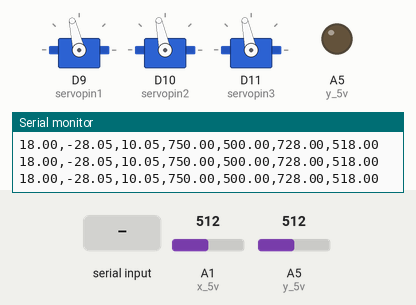
A sketch run on a simulated Arduino Due. Parts: 3 × servo, output pins drawn as LEDs (lit = HIGH), the last lines printed to the serial monitor. The inputs (shaded band) are chosen by the test bench; at power-on: A1 (x_5v) = 512, A5 (y_5v) = 512 (analog values on the 0–1023 scale).

Above: at 0.4 s.
At 1.2 s:
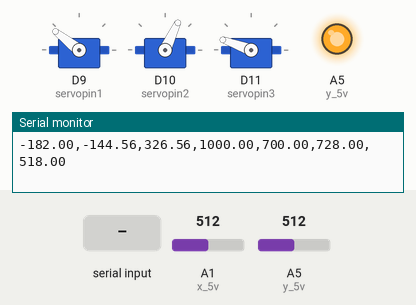
Timing chart, 0 to 1.1 s (numbered marks = the images above; inputs shaded):
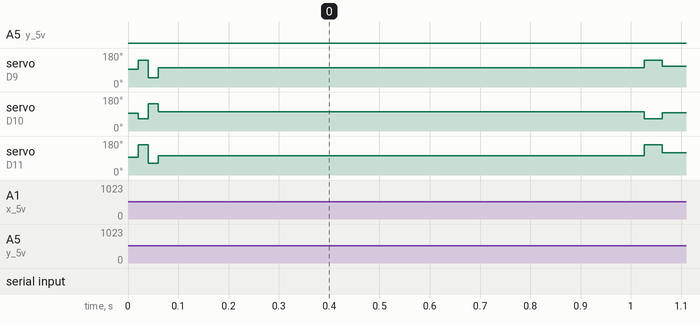

The sketch:

PID_Arduino.ino
```cpp
// -------------------- Import Libraries --------------------
#include <Servo.h>
#include <inttypes.h>
#include <stdlib.h>
// -------------------- End Libraries --------------------


// -------------------- Running Median Class --------------------
template <typename T, uint8_t N, T default_value> class FastRunningMedian
{
  public:
    // ---------- Constructor ----------
    FastRunningMedian()
    {
      _buffer_ptr = N;
      _window_size = N;
      _median_ptr = N/2;

      // Init buffers
      uint8_t i = _window_size;
      while( i > 0 ) {
        i--;
        _inbuffer[i] = default_value;
        _sortbuffer[i] = default_value;
      }
    };
    // ---------- End Constructor ----------

    // ---------- Get Median ----------
    T getMedian() { return _sortbuffer[_median_ptr];}
    // ---------- End Get Median ----------

    // ---------- Add Value ----------
    void addValue(T new_value)
    {
      if (_buffer_ptr == 0)
        _buffer_ptr = _window_size;

      _buffer_ptr--;

      T old_value = _inbuffer[_buffer_ptr]; // retrieve the old value to be replaced
      if (new_value == old_value)       // if the value is unchanged, do nothing
        return;

      _inbuffer[_buffer_ptr] = new_value;  // fill the new value in the cyclic buffer

      uint8_t i = _window_size;
      while(i > 0)
      {
        i--;
        if (old_value == _sortbuffer[i])
          break;
      }

      _sortbuffer[i] = new_value; // replace the value

      if (new_value > old_value)
      {
        for(uint8_t p=i, q=i+1; q < _window_size; p++, q++)
        {
          if (_sortbuffer[p] > _sortbuffer[q])
          {
            T tmp = _sortbuffer[p];
            _sortbuffer[p] = _sortbuffer[q];
            _sortbuffer[q] = tmp;
          }
          else return;
        }
      }
      else
      {
        for(int p=i-1, q=i; q > 0; p--, q--)
        {
          if (_sortbuffer[p] > _sortbuffer[q])
          {
            T tmp = _sortbuffer[p];
            _sortbuffer[p] = _sortbuffer[q];
            _sortbuffer[q] = tmp;
          }
          else return;
        }
      }
    }
    // ---------- End Add Value ----------

  private:
    uint8_t _buffer_ptr;
    uint8_t _window_size;
    uint8_t _median_ptr;
    T _inbuffer[N];
    T _sortbuffer[N];
};
// -------------------- End Running Median Class --------------------


// -------------------- Objects --------------------
Servo servo1; //servo on y axis
Servo servo2; // lower right servo
Servo servo3; // lower left servo
FastRunningMedian<unsigned int,100, 0> xValMedian;
FastRunningMedian<unsigned int,100, 0> yValMedian;
// -------------------- End Objects --------------------


// -------------------- Constants --------------------
// -- Working Constants: --
#define outMin -400//-200
#define outMax 600//400
#define r3 1.73205 // square root of 3

// -- Touchscreen Pins: --
#define x_5v A1
#define x_gnd A2
#define y_5v A5
#define y_gnd A4

// -- Servo Pins: --
#define servopin1 9
#define servopin2 10
#define servopin3 11
// -------------------- End Constants --------------------


// -------------------- Variables --------------------
// -- Position Vars: --
double xO, yO; //setpoint
double xCor, yCor; //read from touchscreen
double xI, yI; //actual (median filtered)
double lastXI = 0, lastYI = 0;

// -- Error Vars: --
double error[3];//holds current errror
double lastError[3] = {0,0,0};
double lastLastError[3] = {0,0,0};

// ----- Output Vars: -----
double output[3]; //Hold actual output

// -- Computations Vars: --
double ITerm[3] = {0,0,0};
double lastDVal[3] = {0,0,0};
double lastLastDVal[3] = {0,0,0};
unsigned long now, deltaT, lastT;

// -- Tunings Vars: --
double setkp[3] = {0.3,0.5,0.5};
double setki[3] = {0.1,0.15,0.15};
double setkd[3] = {0.1,0.14,0.14};
double setka[3] = {1,1,1};
double aggkp[3] = {0.7,0.9,0.9};
double aggki[3] = {0.02,0.02,0.02};
double aggkd[3] = {0.1,0.1,0.1};
double aggka[3] = {0,0,0};
double kp[3], ki[3], kd[3], ka[3]; // working tunings
int compT; //computation time in ms

// -- Control Vars: --
bool aggTuningSet = false, compute_bool = true,
  computeDone = true, setpointChange = false;
char controlByte = '1';
int servo1Rotate, servo2Rotate, servo3Rotate;
int auxTimeCount = 0, methodCount = 0;
int squareCoor[4][2] = {{1000,700}, {1000,300}, {500,300}, {500,700}};
int circleCoor[73][2] = {{950,500}, {949,517}, {947,535},
                        {943,552}, {938,568}, {931,584}, {923,600}, {914,615},
                        {903,629}, {891,641}, {879,653}, {865,664}, {850,673},
                        {835,681}, {819,688}, {802,693}, {785,697}, {768,699},
                        {750,700}, {733,699}, {715,697}, {698,693}, {666,681},
                        {650,673}, {635,664}, {622,653}, {609,642}, {597,629},
                        {586,615}, {577,600}, {569,585}, {562,569}, {557,552},
                        {553,535}, {551,518}, {550,500}, {551,483}, {553,466},
                        {557,449}, {562,432}, {569,416}, {577,400}, {586,386},
                        {597,372}, {608,359}, {621,347}, {635,336}, {650,327},
                        {665,319}, {681,312}, {698,307}, {715,303}, {732,301},
                        {750,300}, {767,301}, {784,303}, {801,307}, {818,312},
                        {834,319}, {850,327}, {864,336}, {878,346}, {891,358},
                        {903,371}, {913,385}, {923,399}, {931,415}, {938,431},
                        {943,448}, {947,465}, {949,482}, {950,499}, {949,517}};
// -------------------- End Variables --------------------


// -------------------- Begin Setup --------------------
void setup()
{
  Serial.begin(115200); //Begin serial communications
  analogReadResolution(12); // Read touch screen using Due's 12bit ADC

  // ---------- Servos ----------
  // attach servo to pwn pins:
  servo1.attach(servopin1);
  servo2.attach(servopin2);
  servo3.attach(servopin3);
  // level the servos:
  servo1.write(1500);
  servo2.write(1500);
  servo3.write(1500);
  // ---------- End Servos ----------

  // ---------- PID Init ----------
  //  These values can be initially set or set in real time
  xO =750;
  yO = 500;
  compT = 10;
  setPIDTunings(false);
  // ---------- End PID Init ----------
}
// -------------------- End Setup --------------------


// -------------------- Begin Main Loop --------------------
void loop()
{
  readTouchData();

  // if control byte calls for PID calculations, do so:
  if(compute_bool)
  {
    if(controlPID())
    {
      writeServos();
      computeDone = true;
    }
  }

  // This block runs once per compT, after PID is calculated:
  if(computeDone)
  {
    sendCoordinates();
    recieveSerial();

    switch(controlByte)
    {
      case('1'): // Setpoints make a square
        auxTimeCount++;
        if(auxTimeCount > 100)
        {
          corners(); // changes setpoint
          auxTimeCount = 0;
          setpointChange = true;
        }
        else setpointChange = false;
        break;

      case('2'): // Setpoints make a circle
        auxTimeCount++;
        if(auxTimeCount > 2)
        {
          circle(); //changes setpoint
          auxTimeCount = 0;
          setpointChange = true;
        }
        else setpointChange = false;
        break;

      case('5'):
        rotate();
        break;

      default:
        break;
    }
    computeDone = false;
  }
}
// -------------------- End Main Loop --------------------


// -------------------- PID Methods --------------------
// ---------- Control PID ----------
// Main control function that calls and controls
// PID algorithm, returns true if PID was recalculated
bool controlPID()
{
  // check the elapsed time since last compute:
  now = millis(); // current time
  deltaT = now - lastT; // last compute time

  if(deltaT >= compT) // if compT time has elapsed
  {
    for(int i=0; i<3; i++) // for each servo
    {
      readTouchData(); // continue checking touchscreen
      getCoordinates(); // get coordinate from median filter
      readTouchData();
      getError(i); // finds error values
      readTouchData();
      computePID(i); // computes output from PID algorithm
      readTouchData();
      limitOutput(i); // limit the output
    }
    lastT = now; //keep track of last compute time
    return true; //PID was calculated
  }
  else return false; //PID wasn't calculated
}
// ---------- End Control PID ----------

// ---------- Compute PID ----------
// PID algorithm that calculates the output
// for each servo
void computePID(int i)
{

  // to mitigate touchscreen errors, make sure current
  // error is within 10 of last error. If not, ignore it.
  if(controlByte == '0' || setpointChange)
    if(abs(error[i] - lastError[i]) > 10) error[i] = lastError[i];

  // calculate each PID term individually:
  double PTerm = error[i] * kp[i];
  ITerm[i] += (ki[i] * error[i]);
  double DVal = (error[i] - lastError[i]);
  double DTerm = kd[i] * (((5*DVal) + (3*lastDVal[i]) + (2*lastLastDVal[i]))/10.0);
  double ATerm = ka[i] * (((DVal - lastDVal[i]) + (lastDVal[i] - lastLastDVal[i]))/2.0);

  // Calculate Output:
  output[i] = PTerm + ITerm[i] + DTerm + ATerm;

  // save some calculations for later:
  lastError[i] = error[i];
  lastLastDVal[i] = lastDVal[i];
  lastDVal[i] = DVal;
}
// ---------- End Compute PID ----------

// ---------- Limit Output ----------
// Limits output from Compute PID to keep
// servo output within user defined bounds
void limitOutput(int i)
{
  if(output[i] > outMax) output[i] = outMax;
  else if(output[i] < outMin) output[i] = outMin;
  if(ITerm[i] > outMax) ITerm[i] = outMax;
  else if(ITerm[i] < outMin) ITerm[i] = outMin;
}
// ---------- End Limit Output ----------

// ---------- Get Error ----------
//  Computes the difference in the current
//  position and the perpendicular line of
//  action for each servo
void getError(int i)
{
  if (i == 0) // for servo1: (on y axis)
    error[0] = (yI - yO);

  if (i == 1) // for servo2 (120deg CW from servo1)
    error[1] = (r3*(xI - xO) + (yO-yI))/2.0;

  if (i == 2) // for servo3 (120deg CCW from servo1)
    error[2] = (r3*(xO - xI) + (yO-yI))/2.0;
}
// ---------- End Get Error ----------

// ---------- Set PID Parameters ----------
//  Because compute time is variable, this
//  method normalizes PID tunings against time
//  You can also select aggressive or standard tunings
//  by passing in a boolean variable (true = aggressive)
void setPIDTunings(bool aggressive)
{
  if(!aggressive)
    for(int i = 0; i < 3; i++)
    {
      kp[i] = setkp[i];
      kd[i] = setkd[i] / (compT/1000.0);
      ki[i] = setki[i] * (compT/1000.0);
      ka[i] = setka[i] * (compT/1000.0);
    }
  else
    for(int i = 0; i < 3; i++)
    {
      kp[i] = setkp[i];
      kd[i] = setkd[i] / (compT/1000.0);
      ki[i] = setki[i] * (compT/1000.0);
      ka[i] = setka[i] * (compT/1000.0);
    }
}
// ---------- End Set Parameters ----------

// ---------- Write Servos ----------
// This method sends the PID output to the Servos
void writeServos()
{
  servo1.write(1610 - output[0]);
  servo2.write(1610 + output[1]);
  servo3.write(1590 + output[2]);
}
// ---------- End Write Servos ----------
// -------------------- End PID Methods --------------------


// -------------------- Touchscreen Methods --------------------
// ---------- Read Touch Data ----------
//  Reads the position from the 4 wire touchscreen
//  and maps it to a 1500x1000 coordinate system
void readTouchData()
{
  //read x-position
  pinMode(x_5v,  OUTPUT);
  pinMode(x_gnd,  OUTPUT);
  pinMode(y_5v,  INPUT);
  pinMode(y_gnd,  INPUT);
  digitalWrite(x_5v, HIGH);
  digitalWrite(x_gnd, LOW);
  xCor = map(analogRead(y_5v), 400, 3600, 1500, 0 );

  //read y-position
  pinMode(x_5v,  INPUT);
  pinMode(x_gnd,  INPUT);
  pinMode(y_5v,  OUTPUT);
  pinMode(y_gnd,  OUTPUT);
  digitalWrite(y_5v, HIGH);
  digitalWrite(y_gnd, LOW);
  yCor = map(analogRead(x_5v), 700, 3300, 0, 1000);

  xValMedian.addValue(xCor);
  yValMedian.addValue(yCor);
}
// ---------- End Read Touch Data ----------

// ---------- Get Coordinates ----------
// gets coordinate value from median filter
void getCoordinates()
{
  xI = xValMedian.getMedian();
  yI = yValMedian.getMedian();
}
// ---------- End Get Coordinates ----------
// -------------------- End Touchscreen Methods --------------------


// -------------------- Auxilary Methods --------------------
// ---------- Send Coordinates ----------
// Sends errors, setpoint, and actual position
// to the python frontend to be displayed
void sendCoordinates()
{
  SerialUSB.print(error[0]);
  SerialUSB.print(",");
  SerialUSB.print(error[1]);
  SerialUSB.print(",");
  SerialUSB.print(error[2]);
  SerialUSB.print(",");
  SerialUSB.print(xO);
  SerialUSB.print(",");
  SerialUSB.print(yO);
  SerialUSB.print(",");
  SerialUSB.print(xI);
  SerialUSB.print(",");
  SerialUSB.println(yI);
}
// ---------- End Send Coordinates ----------

// ---------- Recieve Serial ----------
//  For the front end to communicate with
//  the machine, instructional bytes will
//  be sent and recieved with this message
bool recieveSerial()
{
  if(Serial.available() > 0)
  {
    int incomingByte = Serial.read();
    controlByte = (char)incomingByte;
    Serial.println(controlByte);
    switchOnce();
    return true;
  }
  else return false;
}
// ---------- End Recieve Serial ----------

// ---------- Tuning Switch ----------
//  If there was a new instruction recieved
//  from the front end, change actions
void switchOnce()
{
  int tempVar = 0;
  switch(controlByte)
  {
    case('P'): // change setkp
      tempVar = Serial.read();
      setkp[0] = (tempVar - 48)*0.1;
      setkp[1] = (tempVar - 48)*0.1;
      setkp[2] = (tempVar - 48)*0.1;
      controlByte = '0';
      xO = 750;
      yO = 500;
      setPIDTunings(true);
      compute_bool = true;
      break;

    case('I'): // change setki
      tempVar = Serial.read();
      setki[0] = (tempVar - 48)*0.01;
      setki[1] = (tempVar - 48)*0.01;
      setki[2] = (tempVar - 48)*0.01;
      controlByte = '0';
      xO = 750;
      yO = 500;
      setPIDTunings(true);
      compute_bool = true;
      break;

    case('D'): //change setkd
      tempVar = Serial.read();
      setkd[0] = (tempVar - 45)*0.01;
      setkd[1] = (tempVar - 43)*0.01;
      setkd[2] = (tempVar - 43)*0.01;
      controlByte = '0';
      xO = 750;
      yO = 500;
      setPIDTunings(true);
      compute_bool = true;
      break;

    case('0'): // centers ball
      xO = 750;
      yI = 500;
    case('1'): // makes ball go in a square
    case('2'): // makes ball go in circles
      compute_bool = true;
      break;

    case('5'): // rotates platform
      compute_bool = false;
      servo1Rotate = 1500;
      servo2Rotate = 1900;
      servo3Rotate = 1100;
      break;

    case('3'): // raises the platform
      servo1.write(1100);
      servo2.write(1900);
      servo3.write(1900);
      compute_bool = false;
      break;

    case('4'): // lowers the platform
      servo1.write(1900);
      servo2.write(1100);
      servo3.write(1100);
      compute_bool = false;
      break;

    default:
      break;
  }
}
// ---------- End Tuning Switch ----------

// ---------- Corners ----------
// setpoint moves through the 4 corners
// on the screen, making the ball travel
// in a square
void corners()
{
  xO = squareCoor[methodCount][0];
  yO = squareCoor[methodCount][1];
  methodCount++;
  if(methodCount > 3) methodCount = 0;
}
// ---------- End Corners ----------

// ---------- Circle ----------
// setpoint moves in a circle around
// the center of the screen
void circle()
{
  xO = circleCoor[methodCount][0];
  yO = circleCoor[methodCount][1];
  methodCount++;
  if(methodCount > 72) methodCount = 0;
}
// ---------- End Circle ----------

// ---------- Rotate ----------
// Rotates the platform through its (mostly)
// full range of motion as a demo
void rotate()
{
  servo1Rotate--;
  if(servo1Rotate < 1100) servo1Rotate = 1900;

  servo2Rotate++;
  if(servo1Rotate > 1900) servo2Rotate = 1100;

  servo3Rotate++;
  if(servo3Rotate > 1900) servo3Rotate = 1100;

  servo1.write(servo1Rotate);
  servo2.write(servo2Rotate);
  servo3.write(servo3Rotate);
}
// ---------- End Rotate ----------
// -------------------- End Auxilary Methods --------------------
```
